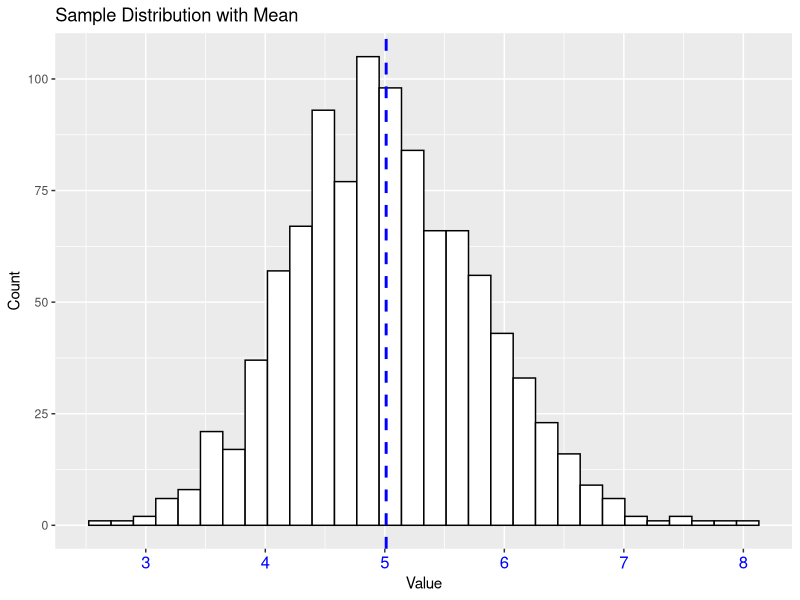

This chart was generated by the following R code: (Note: this script raises an error after producing the figure.)
# Load the required libraries

library(R.utils)
library(data.table)
library(dplyr)
library(lubridate)
library(ggplot2)


#Create the simultion

rate<-0.2
n<-40
intervals<-1000
data = NULL
for (i in 1 : intervals) data = c(data, mean(rexp(n,rate)))

data<-data.table(data)
g<-ggplot(data, aes(x=data)) 
g<-g + geom_histogram(color="black",fill="white", bins=30)
g<-g + geom_vline(aes(xintercept=mean(data)),
                  color="blue",linetype="dashed",size=1)
g<-g + theme(axis.text.x=element_text(size=12, color="#0000ff")) 
g<-g+ scale_x_continuous(breaks=c(3:8))
g<-g+labs(title="Sample Distribution with Mean", x="Value",y="Count")
print(g)

g2<-ggplot(data, aes(x=data))
g2<-g2 + geom_histogram(aes(y=..density..),color="black")
#g2<- g2 + stat_function(fun=dnorm, args = list(mean=mean(data), sd=sd(data)), color="red")
g2<-g2+stat_function(fun = dnorm, args = list(mean = mean(data), sd = sd(data)), color = "gold1", size = 1.0)
print(g2)